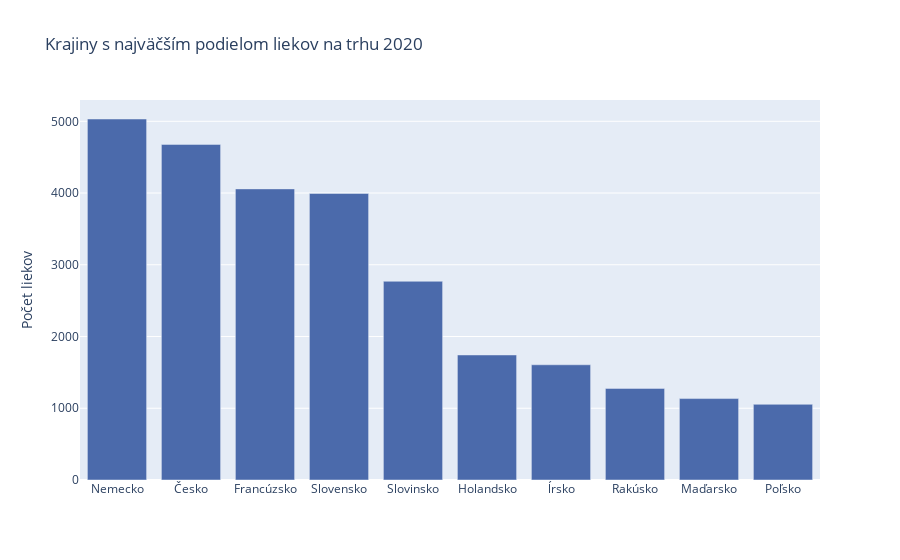

Write notebook code for a chart like this one.
### Code cell
px.bar(table2020.head(10), x='STAT_popis', y='number', title='Krajiny s najväčším podielom liekov na trhu 2020',color_discrete_sequence=[modra], labels={'STAT_popis': '', 'number':'Počet liekov'})

### Figure 1 — Plotly figure (JSON) as saved in the notebook; plotly's stock layout.template omitted (floating-point values rounded to 4 significant figures)
{"data": [{"alignmentgroup": "True", "hovertemplate": "=%{x}<br>Počet liekov=%{y}<extra></extra>", "legendgroup": "", "marker": {"color": "#4B6AAB"}, "name": "", "offsetgroup": "", "orientation": "v", "showlegend": false, "textposition": "auto", "type": "bar", "x": ["Nemecko", "Česko", "Francúzsko", "Slovensko", "Slovinsko", "Holandsko", "ĺrsko", "Rakúsko", "Maďarsko", "Poľsko"], "xaxis": "x", "y": [5032, 4678, 4058, 3994, 2770, 1743, 1606, 1277, 1135, 1055], "yaxis": "y"}], "layout": {"barmode": "relative", "legend": {"tracegroupgap": 0}, "title": {"text": "Krajiny s najväčším podielom liekov na trhu 2020"}, "xaxis": {"anchor": "y", "domain": [0, 1], "title": {"text": ""}}, "yaxis": {"anchor": "x", "domain": [0, 1], "title": {"text": "Počet liekov"}}}}
